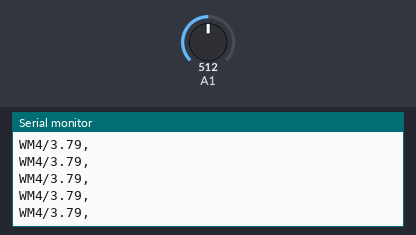
The sketch below on a simulated Arduino Uno, built with avr-gcc and run on an emulated ATmega328P. On the bench: the last lines printed to the serial monitor. The test bench sets the inputs (shaded band); at power-on: A1 = 512.

Above: at 1.2 s.
1.3 s: A1 set to 716
At 1.56 s:
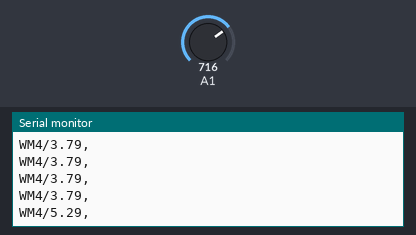
2.8 s: A1 set to 900
At 2.96 s:
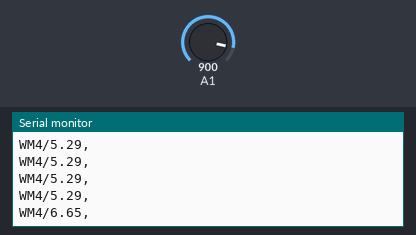
Timing chart, 0 to 5.8 s (numbered marks = the images above; inputs shaded):
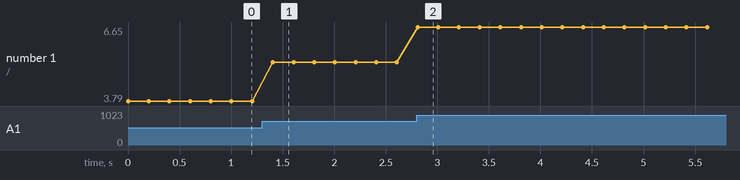

The sketch:

xbee_test.ino
```cpp
/*****************************************************************
  XBee_Serial_Passthrough.ino

  Set up a software serial port to pass data between an XBee Shield
  and the serial monitor.

  Hardware Hookup:
  The XBee Shield makes all of the connections you'll need
  between Arduino and XBee. If you have the shield make
  sure the SWITCH IS IN THE "DLINE" POSITION. That will connect
  the XBee's DOUT and DIN pins to Arduino pins 2 and 3.

*****************************************************************/
// We'll use SoftwareSerial to communicate with the XBee:
#include <SoftwareSerial.h>

// XBee's DOUT (TX) is connected to pin 2 (Arduino's Software RX)
// XBee's DIN (RX) is connected to pin 3 (Arduino's Software TX)
SoftwareSerial XBee(2, 3); // RX, TX
//

float voltage = 0.0;            // calculated voltage
float R1 = 300000.0;    //resistor 1 value (ohms)
float R2 = 51000.0;    //resistor 2 value (ohms)
float denominator = (R2) / (R1 + R2);
float sample = 0;
float lastVoltage = 0;


void setup()
{
  analogReference(INTERNAL);
  // Set up both ports at 9600 baud. This value is most important
  // for the XBee. Make sure the baud rate matches the config
  // setting of your XBee.
  voltage = analogRead(A1);
  lastVoltage = analogRead(A1);
  XBee.begin(9600);
  Serial.begin(9600);
}

void loop()
{

  voltage = analogRead(A1);
  voltage = (voltage / 1024.0) * 1.1;
  voltage = voltage / denominator;
  //if (voltage != lastVoltage) {

  // send voltage for display on Serial Monitor
  Serial.print("WM4/");
  Serial.print(voltage);
  Serial.println(",");
  lastVoltage = voltage;

  if (Serial.available())
  { // If data comes in from serial monitor, send it out to XBee
    XBee.write(Serial.read());
  }

  delay(200);
}
```

Measured:
- after the input at 1.3 s, the serial monitor: prints a new line after 0.10 s (image 1)
- after the input at 2.8 s, the serial monitor: prints a new line at once (image 2)
- plotted number 1: 3.79 → 5.29 after the input at 1.3 s, 5.29 → 6.65 after the input at 2.8 s
